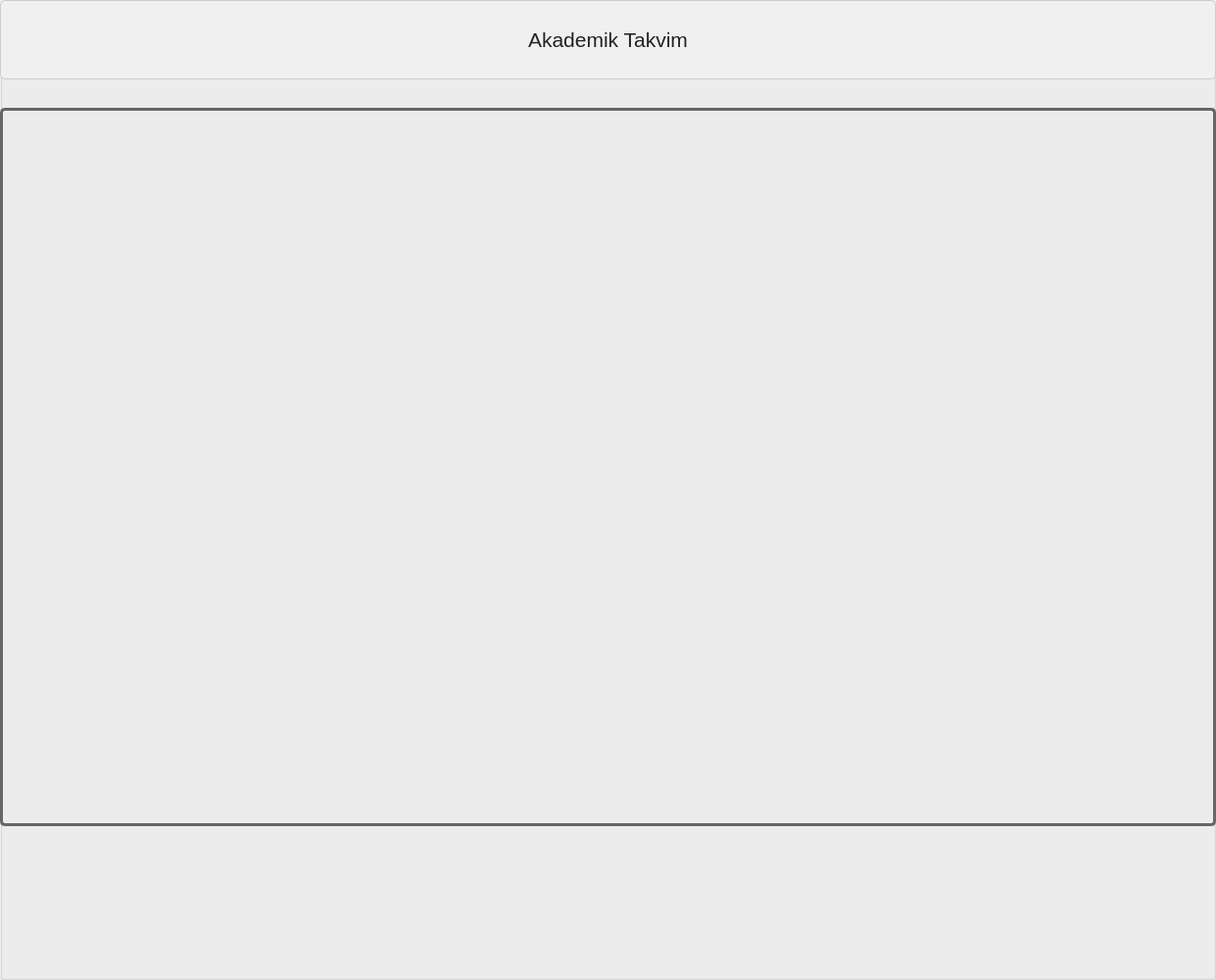
    <widget class="QGroupBox" name="groupBox_AkademikTakvim">
     <property name="geometry">
      <rect>
       <x>350</x>
       <y>0</y>
       <width>1241</width>
       <height>1000</height>
      </rect>
     </property>
     <property name="title">
      <string/>
     </property>
     <widget class="QLabel" name="label_akademiktakvim">
      <property name="geometry">
       <rect>
        <x>0</x>
        <y>0</y>
        <width>1241</width>
        <height>1000</height>
       </rect>
      </property>
      <property name="styleSheet">
       <string notr="true">border-image: url(:/akdmktkvm2/obsakd.png);</string>
      </property>
      <property name="text">
       <string/>
      </property>
     </widget>
     <widget class="QLabel" name="label_devamsizlikdurumu_2">
      <property name="geometry">
       <rect>
        <x>0</x>
        <y>0</y>
        <width>1241</width>
        <height>81</height>
       </rect>
      </property>
      <property name="font">
       <font>
        <pointsize>16</pointsize>
        <weight>50</weight>
        <bold>false</bold>
       </font>
      </property>
      <property name="styleSheet">
       <string notr="true">QLabel {
	border-image: url(:/arkaplan/ic_arkaplan.jpg);
    background-color: #f0f0f0; /* Arka plan rengi */
    color: #222;/* Metin rengi */
    padding: 20px; /* İç boşluk */
    border: 1px solid #ccc; /* Kenarlık */
    border-radius: 5px; /* Kenar yuvarlaklığı */
    box-shadow: 2px 2px 5px rgba(0, 0, 0, 0.1); /* Gölge */
    transition: background-color 0.3s, border-color 0.3s; /* Yumuşak geçiş */
    text-align: center; /* Metni merkezle */
}

QLabel:hover {
    background-color: #e0e0e0; /* Arka plan rengi (hover durumunda) */
    border-color: #999; /* Kenarlık rengi (hover durumunda) */
}
</string>
      </property>
      <property name="text">
       <string>Akademik Takvim</string>
      </property>
      <property name="alignment">
       <set>Qt::AlignCenter</set>
      </property>
     </widget>
     <widget class="QWidget" name="widget_3" native="true">
      <property name="geometry">
       <rect>
        <x>0</x>
        <y>110</y>
        <width>1241</width>
        <height>733</height>
       </rect>
      </property>
      <property name="styleSheet">
       <string notr="true">#widget_3 {
    background-color: transparent; /* Arkaplanı şeffaf yap */
    border: 3px solid #666666; /* Kenar çizgisi koyu gri ve 3 piksel kalınlığında */
    border-radius: 5px; /* Köşeleri yuvarla */
}
</string>
      </property>
     </widget>
    </widget>
